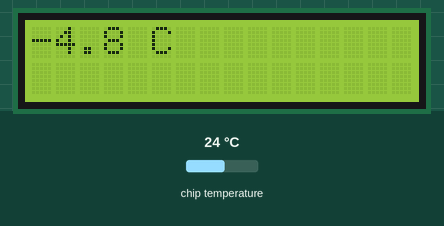
A program run on a simulated Raspberry Pi Pico running MicroPython. Parts: 16×2 character LCD. The test bench sets the inputs (shaded band); at power-on: chip temperature 24 °C. What the program prints to the serial console is not drawn.

Above: at 1.2 s.
1.3 s: chip temperature set to 1 °C
At 11.0 s:
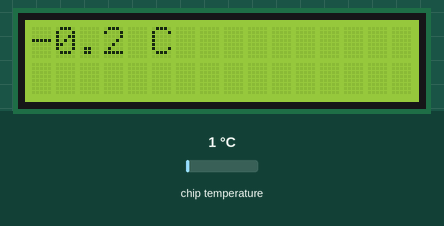
11.5 s: chip temperature set to 11 °C
At 20.7 s:
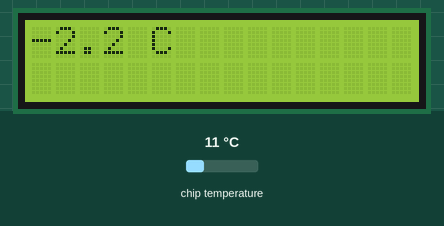
21.6 s: chip temperature set to 22 °C
At 31.6 s:
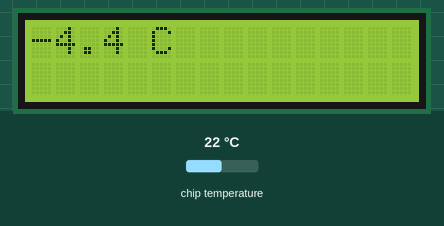
Timing chart, 0 to 33.1 s (numbered marks = the images above; inputs shaded):
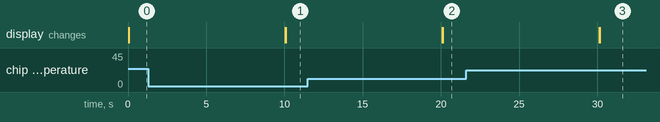

Measured:
- after the input at 1.3 s, the display: first differs from a run without the input after 8.8 s (image 1)
- after the input at 11.5 s, the display: first differs from a run without the input after 8.6 s (image 2)
- after the input at 21.6 s, the display: first differs from a run without the input after 8.5 s (image 3)

The program:

LED_display_temp.py
```python
from pico_i2c_lcd import I2cLcd
import machine
import utime


i2c = machine.I2C(id=1, scl=machine.Pin(27), sda=machine.Pin(26), freq=100000)
lcd = I2cLcd(i2c, 0x27, 2, 16)  # LCD 16x2

# Analog To Digital Converter
# TEMPERATURE SENSOR ON CHANNEL 4
sensor_temp = machine.ADC(4)

# GET THE VOLTAGE VALUE INSTEAD OF 65535
convertion_factor = 3.3 / (65535)

while True:
    # lcd.move_to(0, 0)

    reading = sensor_temp.read_u16() * convertion_factor
    # CONVERT VOLTAGE VALUES TO DEGREE CELCIUS
    # (EACH SENSOR HAS ITS OWN CONVERTION EQUATION)
    temperature = (27 - (reading - 0.706) / 0.001721) * (-0.2)
    # ADD * 0.2 IF USED WITH LED SCREEN
    lcd.putstr(str(round(temperature, 1)) + ' C')
    print(temperature)
    utime.sleep(10)

    lcd.clear()
    # lcd.display_on()
```
